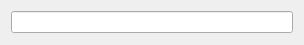
<?xml version="1.0" encoding="UTF-8"?>
<ui version="4.0">
 <class>GoTo</class>
 <widget class="QDialog" name="GoTo">
  <property name="geometry">
   <rect>
    <x>0</x>
    <y>0</y>
    <width>304</width>
    <height>45</height>
   </rect>
  </property>
  <property name="windowTitle">
   <string>Go to</string>
  </property>
  <layout class="QVBoxLayout" name="verticalLayout">
   <item>
    <widget class="TimecodeEdit" name="_timecodeEdit"/>
   </item>
  </layout>
 </widget>
 <customwidgets>
  <customwidget>
   <class>TimecodeEdit</class>
   <extends>QLineEdit</extends>
   <header>PhCommonUI/TimecodeEdit.h</header>
  </customwidget>
 </customwidgets>
 <resources/>
 <connections/>
</ui>
